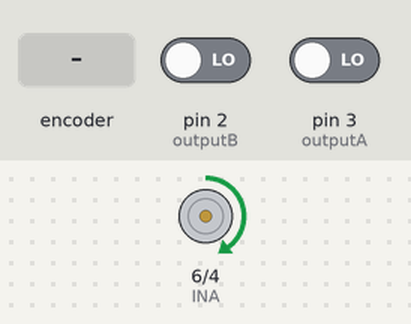
Bench run of a sketch on a simulated Arduino Uno, built with avr-gcc and run on an emulated ATmega328P. Parts: motor-driver pin pairs drawn as motors (green arrow = first pin HIGH = forward, orange = second pin HIGH = backward, longer = more drive, scaled by the enable pin). The inputs (shaded band) are chosen by the test bench; at power-on: pin 2 (outputB) LOW, pin 3 (outputA) LOW. Random numbers use the default seed unless the sketch sets one; what the sketch prints to the serial monitor is not drawn.

Above: at 1.2 s.
1.3 s: rotary encoder on pin 3 (outputA) / pin 2 (outputB) turned 1 step (first pin leading)
4.5 s: rotary encoder on pin 3 (outputA) / pin 2 (outputB) turned 2 steps (second pin leading)
At 34.3 s:
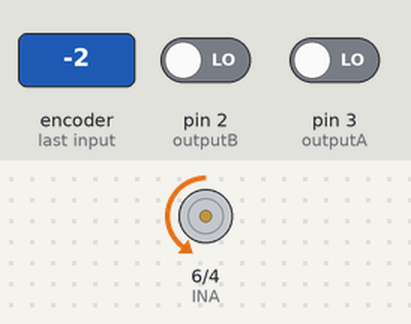
Timing chart, 0 to 35.0 s (numbered marks = the images above; inputs shaded):
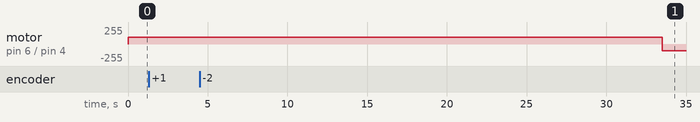

The sketch:

Controller.ino
```cpp
  #define PWM 11
  #define INA 6
  #define INB 4

  #define outputA 3
  #define outputB 2

  int INA_State;
  int INB_State;
  int16_t i;

  volatile int counter = 0;

  // Define controller variables
  int16_t set_pt;  // Desired angular position
  int16_t pos;  // Measured encoder angular position
  int16_t error = 0;  // Difference between desired angular position and actual angular position
  int16_t e_dif = 0;  // Time derivative of error, used for differential control
  int16_t old_error = 0; // Calculated error from the last controller loop
  int16_t e_sum = 0; // Error summation
  double Kp = 0.3;  // Controller gains
  double Kd = 0.5;
  double Ki = 0.0015;
  int16_t Pout = 0;  // Proportional control output
  int16_t Dout = 0;  // Derivative control output
  int16_t Iout = 0;  // Integral control output
  int16_t act = 0;  // actuation signal to motor
  int8_t dt = 1; // in milliseconds
  int16_t max_act = 100; // Set this based on testing
  int16_t min_act = 0; // Set this based on testing

void setup() {

  pinMode(INA, OUTPUT);  // UNO pins that control motor rotation direction
  pinMode(INB, OUTPUT);

  pinMode(outputA, INPUT);      // Encoders A and B
  pinMode(outputB, INPUT);

  Serial.begin(9600);

  attachInterrupt(digitalPinToInterrupt(outputA), A_Rise, RISING);  // Generate interrupts when encoder signals rise from low to high
  attachInterrupt(digitalPinToInterrupt(outputB), B_Rise, RISING);
}

void loop() {

  // Reset all control loop variables
  i = 0;
  e_sum = 0;
  old_error = 0;

  set_pt = random(-2500, 2500); // Choose a random setpoint each loop
  //set_pt = 800;

  for (i=0; i<1000; i++) // Run the controller for 5 seconds
    {
      pos = counter; // Determine current motor angular position

      error = set_pt - pos;  // obtain positional error by comparing to desired angular position

      e_dif = (error - old_error)/dt;  // Set up Differential parameters: How the error is changing per run
      old_error = error;  // Store error for next loop

      e_sum = e_sum + error*dt;  // Set up integral parameters: The sum of the error throughout the program

      Pout = Kp*error;  // Calculate proportional control

      Dout = Kd*e_dif;  // Calculate differential control

      Iout = Ki*e_sum;  // Calculate integral control

      act = Pout+Dout+Iout; // Calculate actuation magnitude (PWM)

      // Set rotation direction and negate act if necessary
      rot_direction();

      // Saturate the actuation signal
      if (act>max_act){
        act = max_act;
      }
      else if(act<min_act){
        act = min_act;
      }

      analogWrite(PWM, act); // Output control signal to motor PWM
      Serial.print(set_pt);
      Serial.print(", ");
      Serial.print(counter);
      Serial.println(" ");
      delay(dt); //sets function to run once, per ms
    }
}

// Truth table for encoder signals
// A rising and B low = CW motion (-)
// A rising and B high = CCW motion (+)
// B rising and A low = CCW motion (+)
// B rising and A high = CW motion (-)

void A_Rise() { // Interrupt Service Routine for when encoder A reading transitions from low to high (Rising edge)
  if (digitalRead(outputB)){  // If encoder B is high (and A is rising), the motor is moving Counter Clock Wise
    counter ++; // CCW = increment
  }
  else{
    counter --; // CW = decrement
  }
}

void B_Rise() { // Interrupt Service Routine for when encoder B reading transitions from low to high (Rising edge)
  if (digitalRead(outputA)){  // If encoder A is high (and B is rising), the motor is moving Clock Wise
    counter --; // CW = decrement
  }
  else{
    counter ++; // CCW = increment
  }
}

void rot_direction(){

  if (act<=0){
    INA_State = HIGH;
    INB_State = LOW;
    act *= -1;
  }
  else if(act>0){
    INA_State = LOW;
    INB_State = HIGH;
  }

  digitalWrite(INA, INA_State);
  digitalWrite(INB, INB_State);
}
```

Measured:
- after the input at 4.5 s, motor on pin 6 (INA) / pin 4 (INB): forward 100/255 → backward 100/255 after 29.0 s
